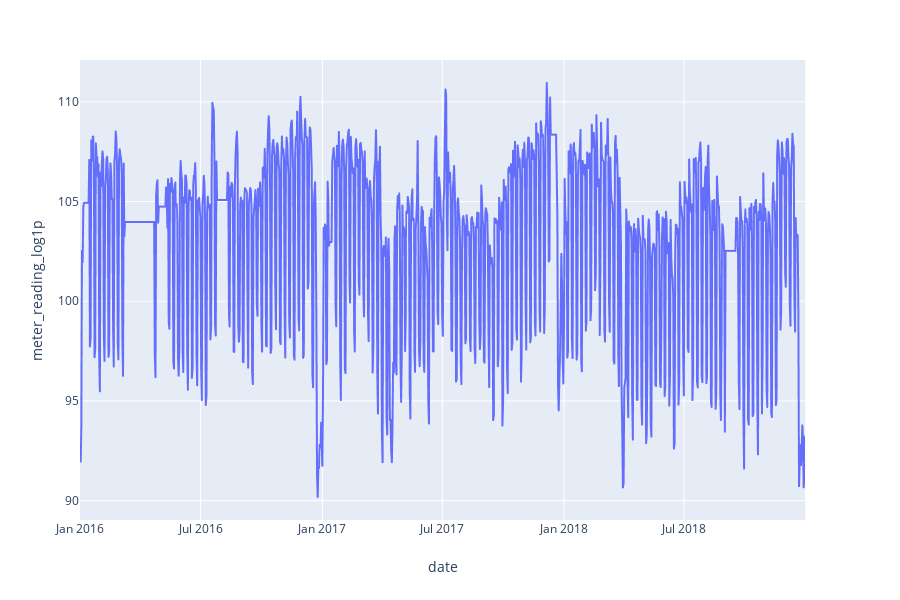

The notebook cell this image was saved under:
### Code cell
plot_date_usage(train_df, meter=0, building_id=105)

### Figure 1 — Plotly figure (JSON) as saved in the notebook; plotly's stock layout.template omitted (floating-point values rounded to 4 significant figures; data arrays with more than 128 entries replaced by an {"elided": "..."} marker saying what was removed)
{"data": [{"hoverlabel": {"namelength": 0}, "hovertemplate": "date=%{x}<br>meter_reading_log1p=%{y}", "legendgroup": "", "line": {"color": "#636efa", "dash": "solid"}, "mode": "lines", "name": "", "showlegend": false, "type": "scattergl", "x": {"elided": "1096 str values"}, "xaxis": "x", "y": {"elided": "1096 float values"}, "yaxis": "y"}], "layout": {"height": 600, "legend": {"tracegroupgap": 0}, "margin": {"t": 60}, "xaxis": {"anchor": "y", "domain": [0.0, 0.98], "title": {"text": "date"}}, "yaxis": {"anchor": "x", "domain": [0.0, 1.0], "title": {"text": "meter_reading_log1p"}}}}
